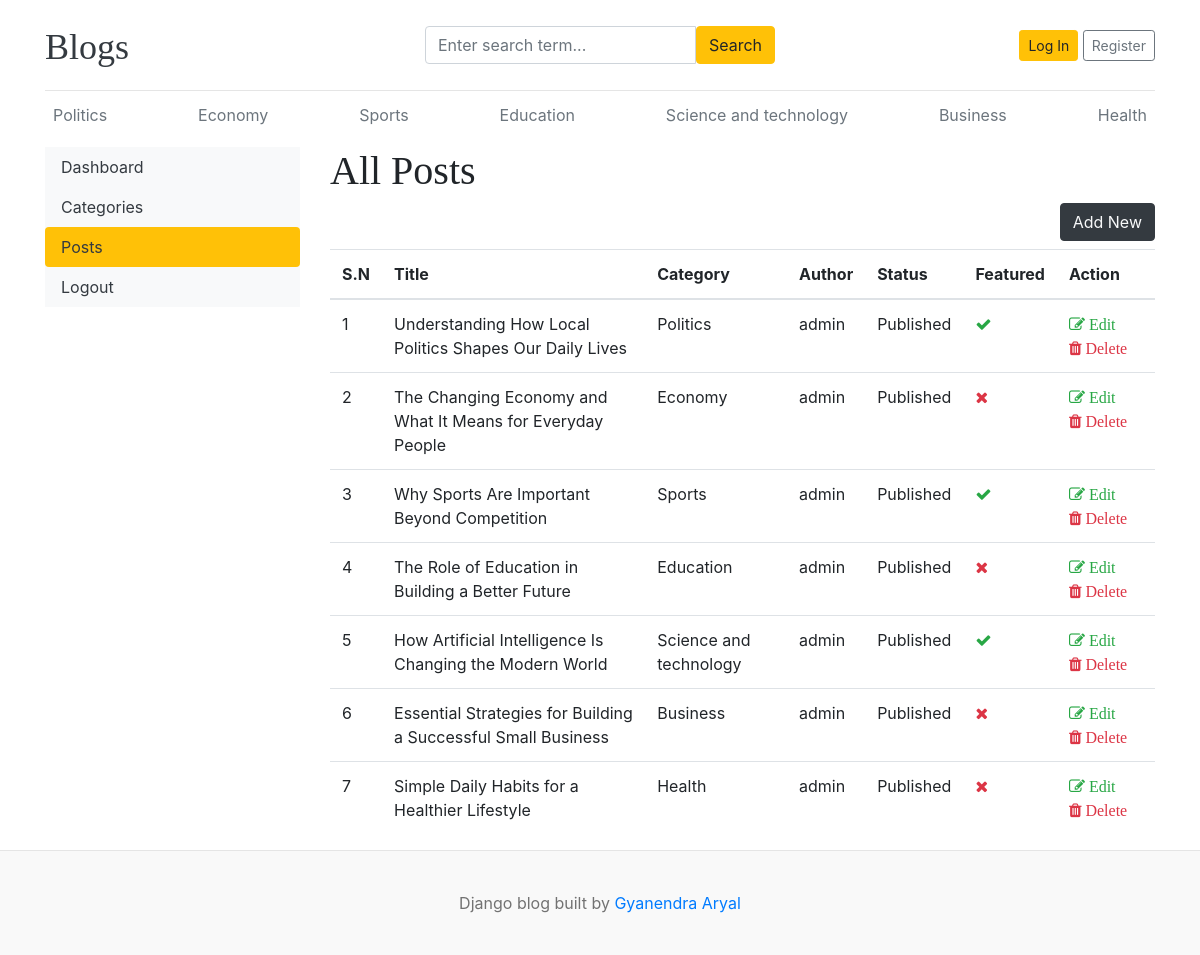
The app's page /dashboard/posts/ with its own data.
### blogs/models.py (models this page shows, shortened)
class Category(models.Model):
    id = models.BigAutoField(primary_key=True)
    category_name = models.CharField(max_length=100, unique=True)
    created_at = models.DateTimeField(auto_now_add=True)
    updated_at = models.DateTimeField(auto_now=True)
    class Meta:
        verbose_name_plural = "categories"
    def __str__(self):
        return self.category_name

class Blog(models.Model):
    STATUS_CHOICES = [
        ("Draft", "DRAFT"),
        ("Published", "PUBLISHED"),
    ]
    id = models.BigAutoField(primary_key=True)
    title = models.CharField(max_length=100)
    slug = models.SlugField(max_length=150, unique=True, blank=True)
    category = models.ForeignKey(Category, on_delete=models.CASCADE)
    author = models.ForeignKey(User, on_delete=models.CASCADE)
    featured_image = models.ImageField(upload_to="uploads/%Y/%m/%d")
    short_description = models.TextField()
    blog_body = models.TextField()
    status = models.CharField(choices=STATUS_CHOICES, default="Draft", max_length=20)
    is_featured = models.BooleanField(default=False)
    created_at = models.DateTimeField(auto_now_add=True)
    updated_at = models.DateTimeField(auto_now=True)

### dashboards/views.py (the view)
# urls.py: path("posts/", views.posts, name="posts"),
def posts(request):
    posts = Blog.objects.all()
    context = {"posts": posts}
    return render(request, "dashboard/posts.html", context)

### blogs/context_processors.py (called while the page is built)
def get_categories(request):
    categories = Category.objects.all()
    return dict(categories=categories)

def get_social_links(request):
    social_links = SocialLink.objects.all()
    return dict(social_links=social_links)

### templates/dashboard/posts.html (shortened to what this page needs)
{% extends "base.html" %}
{% block content %}
<div class="row">
  {% include "dashboard/sidebar.html" %} {% comment %} Right sidebar {% endcomment %}
  <div class="col-md-9">
    <h1>All Posts</h1>
    <a href="{% url "add_post"%}" class="btn text-light btn-dark float-right mb-2">Add New</a>
    <table class="table table-hover">
      <thead>
        <tr>
          <th>S.N</th>
          <th>Title</th>
          <th>Category</th>
          <th>Author</th>
          <th>Status</th>
          <th>Featured</th>
          <th>Action</th>
        </tr>
      </thead>
      <tbody>
        {% for post in posts %}
        <tr>
          <td>{{forloop.counter}}</td>
          <td>{{post.title}}</td>
          <td>{{post.category}}</td>
          <td>{{post.author}}</td>
          <td>{{post.status}}</td>
          <td>{% if post.is_featured %}<i class="fa fa-check text-success"></i> {% else %}<i class="fa fa-times text-danger"></i>{% endif %}</td>
          <td>
            <a href="{% url "edit_post" post.id %}">
              <i class="fa fa-edit text-success"> Edit</i>
            </a>
            <a href="{% url "delete_post" post.id %}">
              <i class="fa fa-trash text-danger"> Delete</i>
            </a>
          </td>
        </tr>
        {% endfor %}
      </tbody>
    </table>
  </div>
</div>
{% endblock content %}

### templates/base.html (shortened to what this page needs)
{%load static%}
<!DOCTYPE html>
<html lang="en">
<head>
    <link href="https://getbootstrap.com/docs/4.0/dist/css/bootstrap.min.css" rel="stylesheet">
    <link href="{% static 'css/blog.css'%}" rel="stylesheet">
    <link rel="stylesheet" href="https://cdnjs.cloudflare.com/ajax/libs/font-awesome/4.7.0/css/font-awesome.min.css">
  </head>
<body>
    <div class="container">
      <header class="blog-header py-3">
        <div class="row flex-nowrap justify-content-between align-items-center">
          <div class="col-4 pt-1">
            <a class="blog-header-logo text-dark" href="/">Blogs</a>
          </div>
          <div class = "col-4">
            <form action="{% url "search" %}" method="GET">
                <div class="input-group">
                    <input class="form-control" name="keyword" value="{{ keyword }}" type="text" placeholder="Enter search term...">
                    <button type="submit" class="btn btn-warning " id="button-search">Search</button>
                </div>
            </form>
          </div>
          <div class="col-4 d-flex justify-content-end align-items-center">
            {% if not user.is_authenticated %}
            <a class="btn btn-sm btn-warning" href="{% url "login"%}">Log In</a> &nbsp;
            <a class="btn btn-sm btn-outline-secondary" href="{% url 'register'%}">Register</a>
            {% endif %}
          </div>
        </div>
      </header>
      <div class="nav-scroller py-1 mb-2">
        <nav class="nav d-flex justify-content-between">
            {% for cat in categories%}
          <a class="p-2 text-muted" href="{% url 'posts_by_category' cat.id %} ">{{cat}}</a>
          {% endfor %}
        </nav>
      </div>
{% block content %}
{% endblock content %}
</div>
<footer class="blog-footer">
    <p>Django blog built by <a href="#">Gyanendra Aryal</a></p>
</footer>
</body>
</html>

### blog_main/static/css/blog.css (style rules this page uses)
.blog-header { border-bottom: 1px solid #e5e5e5; }
.blog-header-logo { font-family: "Playfair Display", Georgia, "Times New Roman", serif; font-size: 2.25rem; }
h1, h2, h3, h4, h5, h6 { font-family: "Playfair Display", Georgia, "Times New Roman", serif; }
.blog-footer { padding: 2.5rem 0; color: #727272; text-align: center; background-color: #f9f9f9; border-top: .05rem solid #e5e5e5; }
.blog-footer p:last-child { margin-bottom: 0; }

### records on screen
Category: category_name "Politics"
Category: category_name "Economy"
Category: category_name "Sports"
Category: category_name "Education"
Category: category_name "Science and technology"
Category: category_name "Business"
Category: category_name "Health"
Blog: title "Understanding How Local Politics Shapes Our Daily Lives", category "Politics", author "admin", status "Published", is_featured True (drawn)
Blog: title "The Changing Economy and What It Means for Everyday People", category "Economy", author "admin", status "Published", is_featured False (drawn)
Blog: title "Why Sports Are Important Beyond Competition", category "Sports", author "admin", status "Published", is_featured True (drawn)
Blog: title "The Role of Education in Building a Better Future", category "Education", author "admin", status "Published", is_featured False (drawn)
Blog: title "How Artificial Intelligence Is Changing the Modern World", category "Science and technology", author "admin", status "Published", is_featured True (drawn)
Blog: title "Essential Strategies for Building a Successful Small Business", category "Business", author "admin", status "Published", is_featured False (drawn)
Blog: title "Simple Daily Habits for a Healthier Lifestyle", category "Health", author "admin", status "Published", is_featured False (drawn)
